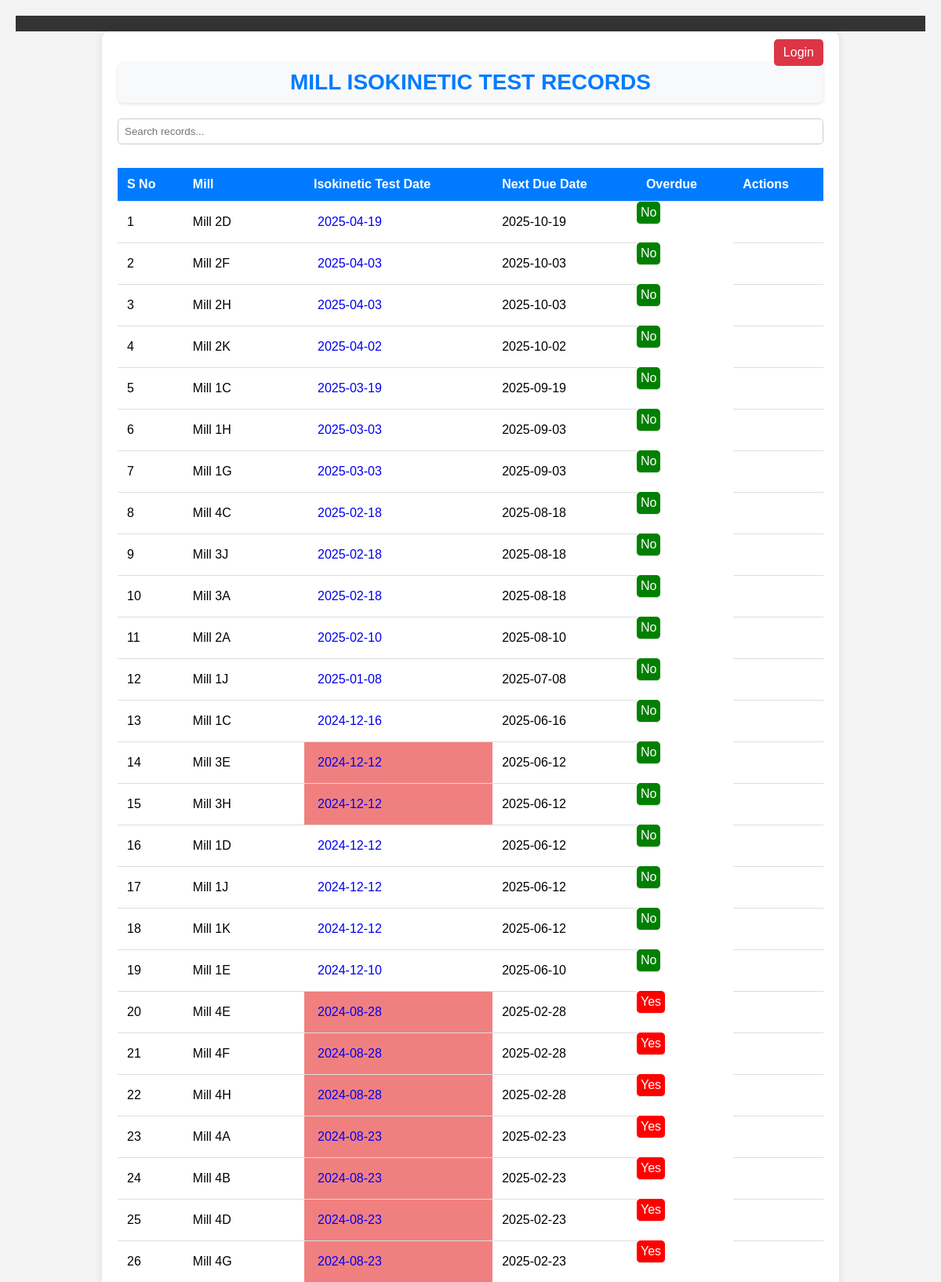
Page /dashboard.php (upper part) on the committed database.
### tables this page shows
CREATE TABLE `mill_tests` (
  `id` int NOT NULL,
  `mill` varchar(255) NOT NULL,
  `test_date` date NOT NULL,
  `report_path` varchar(255) DEFAULT NULL
);

### dashboard.php (the view, shortened to what this page needs)
<?php include 'header.php'; ?>
<?php
require 'config.php';
$query = "SELECT id, mill, test_date, DATE_ADD(test_date, INTERVAL 6 MONTH) AS next_due_date, report_path FROM mill_tests ORDER BY test_date DESC";
$stmt = $pdo->query($query);
$results = $stmt->fetchAll();
?>
<!DOCTYPE html>
<html>
<head>
</head>
<body>
    <div class="container">
        <?php if (isset($_SESSION['user_id'])): ?>
            <a href="logout.php" class="logout">Logout</a>
        <?php else: ?>
            <a href="login.php" class="logout">Login</a>
        <?php endif; ?>
        <h1 class="dashboard-heading">Mill Isokinetic Test Records</h1>
        <input type="text" id="searchBox" onkeyup="searchTable()" placeholder="Search records...">
        <table id="millTable">
            <thead>
                <tr>
                    <th onclick="sortTable(0)">S No</th>
                    <th onclick="sortTable(1)">Mill</th>
                    <th onclick="sortTable(2)">Isokinetic Test Date</th>
                    <th onclick="sortTable(3)">Next Due Date</th>
                    <th onclick="sortTable(4)">Overdue</th>
                    <?php if ($_SESSION['role'] !== 'viewer'): ?>
                        <th>Actions</th>
                    <?php endif; ?>
                </tr>
            </thead>
            <tbody>
                <?php $sno = 1; foreach ($results as $row): ?>
                    <?php
                    $isOverdue = strtotime($row['next_due_date']) < time();
                    $millName = strtolower(trim($row['mill']));
                    if (substr($millName, -3) === 'old') {
                        $isOverdue = false;
                    }
                    ?>
                    <tr>
                        <td><?= $sno++ ?></td>
                        <td><?= htmlspecialchars($row['mill']) ?></td>
                        <td style="background-color: <?= empty($row['report_path']) ? 'lightcoral' : 'transparent' ?>;">
                            <a href="<?= htmlspecialchars($row['report_path'] ?? '#') ?>"
                            target="_blank"
                            style="display: block; width: 100%; height: 100%; padding: 5px; text-decoration: none;">
                            <?= htmlspecialchars($row['test_date']) ?>
                            </a>
                        </td>
                        <td><?= $row['next_due_date'] ?></td>
                        <td class="overdue <?= $isOverdue ? 'yes' : 'no' ?>">
                            <?= $isOverdue ? 'Yes' : 'No' ?>
                            <td>
                            </td>
                    </tr>
                <?php endforeach; ?>
            </tbody>
        </table>
    </div>
</body>
</html>

### dashboard.php (style rules this page uses)
body { font-family: Arial, sans-serif; background-color: #f4f4f4; margin: 0; padding: 20px; }
.container { max-width: 900px; margin: auto; background: white; padding: 20px; border-radius: 10px; box-shadow: 0 0 10px rgba(0, 0, 0, 0.1); position: relative; }
.logout { position: absolute; top: 10px; right: 20px; padding: 8px 12px; background-color: #dc3545; color: white; border-radius: 5px; text-decoration: none; }
table { width: 100%; border-collapse: collapse; margin-top: 20px; }
th, td { padding: 12px; text-align: left; border-bottom: 1px solid #ddd; }
th { background-color: #007bff; color: white; cursor: pointer; }
.overdue { padding: 5px; border-radius: 5px; color: white; display: inline-block; }
.overdue.yes { background-color: red; }
.overdue.no { background-color: green; }
#searchBox { margin-bottom: 10px; padding: 8px; width: 100%; border: 1px solid #ccc; border-radius: 5px; }
.dashboard-heading { font-size: 28px; font-weight: bold; text-align: center; color: #007bff; text-transform: uppercase; margin-bottom: 20px; padding: 10px; background: #f8f9fa; border-radius: 8px; box-shadow: 0 2px 4px rgba(0, 0, 0, 0.1); }

### rows in the picture
mill_tests: mill "Mill 2D", test_date "2025-04-19", next_due_date "2025-10-19", shows "No"
mill_tests: mill "Mill 2F", test_date "2025-04-03", next_due_date "2025-10-03", shows "No"
mill_tests: mill "Mill 2H", test_date "2025-04-03", next_due_date "2025-10-03", shows "No"
mill_tests: mill "Mill 2K", test_date "2025-04-02", next_due_date "2025-10-02", shows "No"
mill_tests: mill "Mill 1C", test_date "2025-03-19", next_due_date "2025-09-19", shows "No"
mill_tests: mill "Mill 1H", test_date "2025-03-03", next_due_date "2025-09-03", shows "No"
mill_tests: mill "Mill 1G", test_date "2025-03-03", next_due_date "2025-09-03", shows "No"
mill_tests: mill "Mill 4C", test_date "2025-02-18", next_due_date "2025-08-18", shows "No"
mill_tests: mill "Mill 3J", test_date "2025-02-18", next_due_date "2025-08-18", shows "No"
mill_tests: mill "Mill 3A", test_date "2025-02-18", next_due_date "2025-08-18", shows "No"
mill_tests: mill "Mill 2A", test_date "2025-02-10", next_due_date "2025-08-10", shows "No"
mill_tests: mill "Mill 1J", test_date "2025-01-08", next_due_date "2025-07-08", shows "No"
mill_tests: mill "Mill 1C", test_date "2024-12-16", next_due_date "2025-06-16", shows "No"
mill_tests: mill "Mill 3E", test_date "2024-12-12", next_due_date "2025-06-12", shows "No"
mill_tests: mill "Mill 3H", test_date "2024-12-12", next_due_date "2025-06-12", shows "No"
mill_tests: mill "Mill 1D", test_date "2024-12-12", next_due_date "2025-06-12", shows "No"
mill_tests: mill "Mill 1J", test_date "2024-12-12", next_due_date "2025-06-12", shows "No"
mill_tests: mill "Mill 1K", test_date "2024-12-12", next_due_date "2025-06-12", shows "No"
mill_tests: mill "Mill 1E", test_date "2024-12-10", next_due_date "2025-06-10", shows "No"
mill_tests: mill "Mill 4E", test_date "2024-08-28", next_due_date "2025-02-28", shows "Yes"
mill_tests: mill "Mill 4F", test_date "2024-08-28", next_due_date "2025-02-28", shows "Yes"
mill_tests: mill "Mill 4H", test_date "2024-08-28", next_due_date "2025-02-28", shows "Yes"
mill_tests: mill "Mill 4A", test_date "2024-08-23", next_due_date "2025-02-23", shows "Yes"
mill_tests: mill "Mill 4B", test_date "2024-08-23", next_due_date "2025-02-23", shows "Yes"
mill_tests: mill "Mill 4D", test_date "2024-08-23", next_due_date "2025-02-23", shows "Yes"
mill_tests: mill "Mill 4G", test_date "2024-08-23", next_due_date "2025-02-23", shows "Yes"
